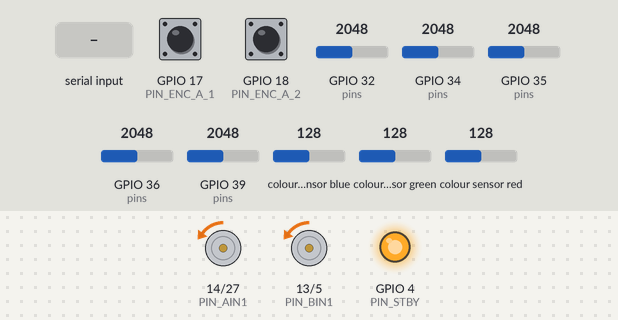
Bench run of a sketch on a simulated ESP32. Shown: motor-driver pin pairs drawn as motors (green arrow = first pin HIGH = forward, orange = second pin HIGH = backward, longer = more drive, scaled by the enable pin, stopped while the standby pin is LOW), output pins drawn as LEDs (lit = HIGH). The test bench sets the inputs (shaded band); at power-on: GPIO 32 (pins) = 2048, GPIO 35 (pins) = 2048, GPIO 34 (pins) = 2048, GPIO 17 (PIN_ENC_A_1) HIGH, GPIO 18 (PIN_ENC_A_2) HIGH, GPIO 36 (pins) = 2048, GPIO 39 (pins) = 2048, colour sensor blue 128, colour sensor green 128, colour sensor red 128 (analog values on the 0–4095 scale). What the sketch prints to the serial monitor is not drawn.

Above: at 1.4 s.
1.5 s: "s\n" received over Serial
3.0 s: "g\n" received over Serial
6.0 s: GPIO 32 (pins) set to 2866
At 8.58 s:
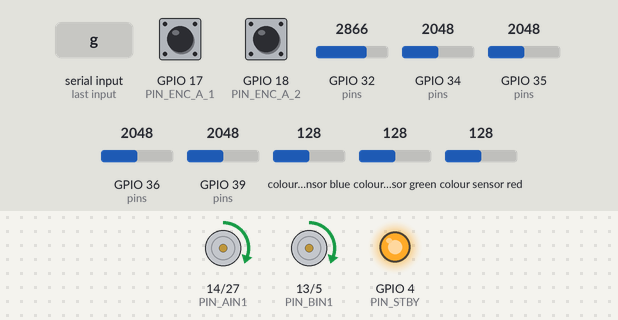
9.0 s: GPIO 32 (pins) set to 360
12.0 s: GPIO 35 (pins) set to 60
At 13.2 s:
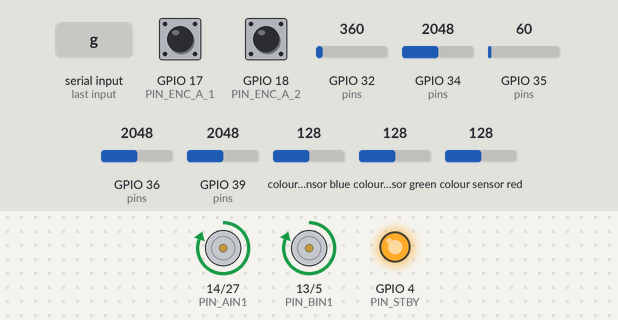
13.5 s: GPIO 34 (pins) set to 122
At 14.6 s:
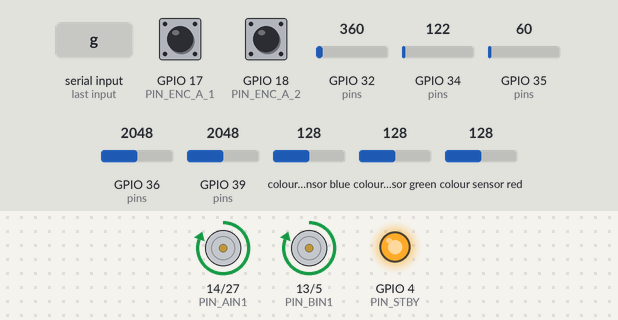
Timing chart, 0 to 16.0 s (numbered marks = the images above; inputs shaded):
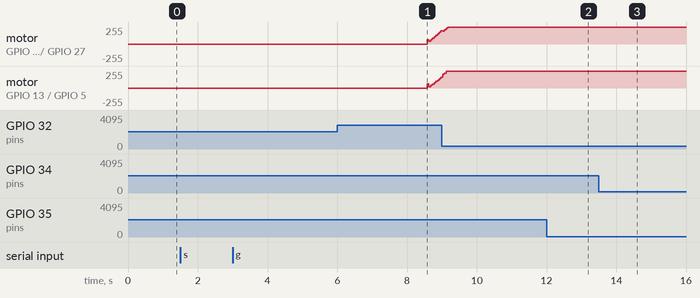

Measured:
- after the input at 3.0 s, every drawn part: stays the same
- after the input at 12.0 s, motor on GPIO 14 (PIN_AIN1) / GPIO 27 (PIN_AIN2): forward 255/255 → forward 253/255 at once, → forward 255/255 0.05 s later
- after the input at 13.5 s, motor on GPIO 14 (PIN_AIN1) / GPIO 27 (PIN_AIN2): forward 255/255 → forward 252/255 at once, → forward 255/255 0.05 s later

The sketch:

final_group_2.ino
```cpp
/*
 * ESP32 ROBOT – FINAL FULL VERSION (UPDATED LOGIC)
 * =================================================
 * - Sequence: SPECIAL CONDITIONS → LINE FOLLOW → SPEED PID → FEEDBACK
 * - Pickup Zone + cargo_type Logic fully rewritten and optimized.
 * Hung - 20/11
 */

#include <Arduino.h>
#include <Wire.h>
#include <Adafruit_TCS34725.h>

// ==========================================================
// 1. HARDWARE
// ==========================================================

// Motor pins
const int PIN_AIN1 = 14, PIN_AIN2 = 27, PIN_PWMA = 25;
const int PIN_BIN1 = 13, PIN_BIN2 = 5, PIN_PWMB = 26;
const int PIN_STBY = 4;

const int PIN_ENC_A_1 = 17, PIN_ENC_B_1 = 16;
const int PIN_ENC_A_2 = 18, PIN_ENC_B_2 = 19;

// Line sensors
const int S1 = 36, S2 = 39, S3 = 34, S4 = 35, S5 = 32;

// Color sensor
Adafruit_TCS34725 tcs(
  TCS34725_INTEGRATIONTIME_50MS,
  TCS34725_GAIN_4X
);

// PWM + Encoder
const int PWM_FREQ = 20000;
const int PWM_RES = 10;
const float PWM_MAX = 1023.0;
const int CPR = 390;
const float DT_MS = 50;

// --- Measured RPM ---
double rpm_meas_1 = 0;
double rpm_meas_2 = 0;

// ==========================================================
// 2. PID PARAMETERS (RESTORED VALUES)
// ==========================================================

// Inner loop (Speed PI)
double Kp_1 = 0.19, Ki_1 = 11.0;
double Kp_2 = 0.20, Ki_2 = 11.0;

double integ_1 = 0, integ_2 = 0;

// Outer loop (Line PID)
double base_rpm = 155.0;

double Kp_line = 5.0;
double Ki_line = 0.75;
double Kd_line = 1.3;

double err_line = 0, last_err_line = 0, integ_line = 0;

// Sensors calibration
int rawMin[5] = {53, 43, 30, 33, 27};
int rawMax[5] = {3200, 2965, 2748, 2684, 2691};

//int rawMin[5] = {28, 35, 34, 43, 44};
//int rawMax[5] = {2600, 2328, 2138, 2753, 2821};

int weight[5]  = {-20, -10, 0, 10, 20};
int norm_sensor[5];

// Color calib
float redCalib[3]  = {47.8, 20.9, 14.9};
float blueCalib[3] = {38.0, 45.6, 38.6};
float unkCalib[3]  = {26.0, 24.0, 16.8};
const float COLOR_THRESHOLD = 150.0;

// Encoder
volatile long encCount1 = 0, encCount2 = 0;
long lastEnc1 = 0, lastEnc2 = 0;

unsigned long lastLoopTime = 0;

// ==========================================================
// 3. STATE MACHINE
// ==========================================================
enum RobotState {
  STATE_STOP,
  STATE_MOVING,
  STATE_LOADING,
  STATE_EXIT_PICKUP,
  STATE_TURN_LEFT,
  STATE_TURN_RIGHT
};

RobotState currentState = STATE_STOP;
unsigned long stateStart = 0;

// ==========================================================
// 4. cargo_type LOGIC VARIABLES
// ==========================================================
bool isHasCargo = false;  // Already scanned?
int cargo_type = 0;           // 0: none, 1: red, 2: blue

String inLine; bool haveLine = false;

// ==========================================================
// HELPERS
// ==========================================================
void IRAM_ATTR encISR1() {
  if (digitalRead(PIN_ENC_B_1)) encCount1++; else encCount1--;
}
void IRAM_ATTR encISR2() {
  if (digitalRead(PIN_ENC_B_2)) encCount2++; else encCount2--;
}

void motorDrive(int pin1, int pin2, int pwmPin, int val) {
  val = constrain(val, -1023, 1023);

  if (val > 0) {
    digitalWrite(pin1, HIGH); digitalWrite(pin2, LOW);
  } else if (val < 0) {
    digitalWrite(pin1, LOW); digitalWrite(pin2, HIGH);
  } else {
    digitalWrite(pin1, LOW); digitalWrite(pin2, LOW);
  }

  ledcWrite(pwmPin, abs(val));
}

void setMotors(int u1, int u2) {
  motorDrive(PIN_AIN1, PIN_AIN2, PIN_PWMA, u1);
  motorDrive(PIN_BIN1, PIN_BIN2, PIN_PWMB, u2);
}

int clampMap(int x, int in_min, int in_max, int out_min, int out_max) {
  if (x <= in_min) return out_min;
  if (x >= in_max) return out_max;
  return (long)(x - in_min) * (out_max - out_min) / (in_max - in_min) + out_min;
}

void readLineSensors() {
  int pins[5] = {S1, S2, S3, S4, S5};
  for (int i = 0; i < 5; i++)
    norm_sensor[i] = clampMap(analogRead(pins[i]), rawMin[i], rawMax[i], 0, 1000);
}

double getLineError() {
  long sumW = 0, sumV = 0;
  for (int i = 0; i < 5; i++) {
    sumW += norm_sensor[i] * weight[i];
    sumV += norm_sensor[i];
  }
  if (sumV < 300) return last_err_line;
  return (double)sumW / sumV;
}

float getDist(float r, float g, float b, float calib[3]) {
  return sqrt(pow(r - calib[0], 2) + pow(g - calib[1], 2) + pow(b - calib[2], 2));
}

int detectColorRaw() {

  uint16_t r, g, b, c;
  tcs.getRawData(&r, &g, &b, &c);

  // Convert to float (giống print_color)
  float fR = r;
  float fG = g;
  float fB = b;

  // Tính khoảng cách
  float dRed  = getDist(fR, fG, fB, redCalib);
  float dBlue = getDist(fR, fG, fB, blueCalib);
  float dUnk  = getDist(fR, fG, fB, unkCalib);

  // Chọn min
  float minDist = dRed;
  int color = 1;   // RED

  if (dBlue < minDist) {
    minDist = dBlue;
    color = 2;     // BLUE
  }
  if (dUnk < minDist) {
    minDist = dUnk;
    color = 0;     // UNKNOWN
  }

  return color;
}


void resetPID() {
  integ_1 = integ_2 = 0;
  integ_line = 0;
  last_err_line = 0;
}

// ==========================================================
// SETUP
// ==========================================================
void setup() {
  Serial.begin(115200);
  delay(200);

  analogReadResolution(12);
  Wire.begin();

  if (!tcs.begin()) {
    Serial.println("Color Sensor FAIL");
    while (1);
  }
  tcs.setInterrupt(false); // Enable sensor

  pinMode(PIN_STBY, OUTPUT);
  digitalWrite(PIN_STBY, HIGH);

  pinMode(PIN_AIN1, OUTPUT); pinMode(PIN_AIN2, OUTPUT);
  pinMode(PIN_BIN1, OUTPUT); pinMode(PIN_BIN2, OUTPUT);

  pinMode(PIN_ENC_A_1, INPUT);
  pinMode(PIN_ENC_B_1, INPUT);
  pinMode(PIN_ENC_A_2, INPUT);
  pinMode(PIN_ENC_B_2, INPUT);

  ledcAttach(PIN_PWMA, PWM_FREQ, PWM_RES);
  ledcAttach(PIN_PWMB, PWM_FREQ, PWM_RES);

  attachInterrupt(digitalPinToInterrupt(PIN_ENC_A_1), encISR1, RISING);
  attachInterrupt(digitalPinToInterrupt(PIN_ENC_A_2), encISR2, RISING);

  Serial.println("Press: g to go  || s to stop");
}

// ==========================================================
// MAIN LOOP
// ==========================================================
void loop() {

  // ============LOOP: 1. START/STATE_STOP=========
  while (Serial.available()) {
    char c = (char)Serial.read();
    if (c == '\n' || c == '\r') {
      if (inLine.length()) haveLine = true;
    } else inLine += c;
  }

  if (haveLine) {
    inLine.trim();
    if (inLine == "g") {currentState = STATE_MOVING; cargo_type = 0; isHasCargo = false;}
    else if (inLine == "s") { currentState = STATE_STOP; setMotors(0,0); }
    haveLine = false;
    inLine = "";
  }

  // ========== LOOP: 2. DATA =========
  unsigned long now = millis();
  if (now - lastLoopTime < DT_MS) return;

  float dt = (now - lastLoopTime) / 1000.0f;
  lastLoopTime = now;

  // Encoder
  long c1 = encCount1, c2 = encCount2;
  long dp1 = c1 - lastEnc1; lastEnc1 = c1;
  long dp2 = c2 - lastEnc2; lastEnc2 = c2;

  double rpm1 = (dp1 / dt) * 60.0 / CPR;
  double rpm2 = (dp2 / dt) * 60.0 / CPR;

  rpm_meas_1 = rpm1;
  rpm_meas_2 = rpm2;

  // Read line sensors
  readLineSensors();

  // Shortcut vars
  int s1 = norm_sensor[0];
  int s2 = norm_sensor[1];
  int s3 = norm_sensor[2];
  int s4 = norm_sensor[3];
  int s5 = norm_sensor[4];

  // =============LOOP: 3. SPECIAL CASE CHECK===========

  bool isPickupZone = ((s2 >= 400 && s3 >= 400 && s4 >= 400));
  bool iscargo_type = (s3 <= 300 && s1 >= 700 && s5 >= 700);
  bool isFinish = (s1<200 && s2<200 && s3<200 && s4<200 && s5<200);

  //A. Check finish
  if (currentState == STATE_MOVING && isFinish) {
       setMotors(-20,-20);
       currentState = STATE_STOP;
       Serial.println("STATE_STOP SHIPPING");
       return;
  }

  //B. Check Pickup Zone
  if (currentState == STATE_MOVING && !isHasCargo && isPickupZone) {
    setMotors(-20,-20);
    resetPID();
    Serial.println("Arrive Pickup_Zone !!!");

    delay(2000);

    Serial.println("START LOADING...");

    currentState = STATE_LOADING;
    stateStart = now;
    return;
  }

  //C. Check Intersection
  if (currentState == STATE_MOVING && iscargo_type) {

    setMotors(0,0);
    resetPID();

    if (!isHasCargo) {
      Serial.println(" HADN'T LOADING → STATE_STOP");
      currentState = STATE_STOP;
      return;
    }

    if (cargo_type == 1) {
      Serial.println("==> RED → LEFT");
      currentState = STATE_TURN_LEFT;
    } else if (cargo_type == 2) {
      Serial.println("==> BLUE → RIGHT");
      currentState = STATE_TURN_RIGHT;
    }

    stateStart = now;
    return;
  }

  // =============LOOP: 4.ROBOT STATE=========
  switch (currentState) {

    //a. STATE_STOP
    case STATE_STOP:
      setMotors(-20,-20);
      break;

    //
    case STATE_LOADING: {
      setMotors(-20, -20);

      static int lastColor = 0;        // màu ở chu kỳ trước
      static unsigned long colorStart = 0;  // thời điểm bắt đầu giữ 1 màu
      static bool waitingMsgShown = false;

      int cargo_color = detectColorRaw();   // 0 = UNKNOWN, 1 = RED, 2 = BLUE

      if (!waitingMsgShown) {
        Serial.println("WAITING FOR LOADING...");
        waitingMsgShown = true;
      }

      // Nếu UNKNOWN → không tính, reset và tiếp tục chờ
      if (cargo_color == 0) {
        lastColor = 0;
        colorStart = 0;
        Serial.println("WAITING FOR LOADING...");
        break;
      }

      // Nếu màu thay đổi → reset timer
      if (cargo_color != lastColor) {
        lastColor = cargo_color;
        colorStart = now;  // bắt đầu đếm lại
        // Debug:
        if (cargo_color == 1) Serial.println("RED → FINISH LOADING IN 3S...");
        if (cargo_color == 2) Serial.println("BLUE → FINISH LOADING IN 3S...");
      }

      // Kiểm tra giữ màu đủ 3s
      if (colorStart > 0 && (now - colorStart >= 3000)) {

        cargo_type = cargo_color;
        isHasCargo = true;

        if (cargo_color == 1) Serial.println("RECEIVED - RED CARGO");
        else if (cargo_color == 2) Serial.println("RECEIVED - BLUE CARGO");

        // Reset biến
        lastColor = 0;
        colorStart = 0;
        waitingMsgShown = false;

        delay(500);
        currentState = STATE_EXIT_PICKUP;
        stateStart = now;
      }

    }
    break;


    // --------------------------------------------------------
    case STATE_EXIT_PICKUP:
      setMotors(250, 250);
      if (now - stateStart >= 400) {
        currentState = STATE_MOVING;
        resetPID();
      }
      break;

    // --------------------------------------------------------
    case STATE_TURN_LEFT:
      setMotors(-250, 250);
      if (now - stateStart >= 100) {
        setMotors(50,50);
        currentState = STATE_MOVING;
        resetPID();
      }
      break;

    // --------------------------------------------------------
    case STATE_TURN_RIGHT:
      setMotors(150, -150);
      if (now - stateStart >= 100) {
        setMotors(50,50);
        currentState = STATE_MOVING;
        resetPID();
      }
      break;

    // --------------------------------------------------------
    case STATE_MOVING: {
      // LINE PID
      err_line = getLineError();

      double P = Kp_line * err_line;
      integ_line += err_line * dt;
      integ_line = constrain(integ_line, -50, 50);
      double I = Ki_line * integ_line;
      double D = Kd_line * (err_line - last_err_line) / dt;
      last_err_line = err_line;

      double steer = P + I + D;

      double set1 = base_rpm + steer;
      double set2 = base_rpm - steer;

      // SPEED PID
      integ_1 += (set1 - rpm_meas_1) * Ki_1 * dt;
      integ_1 = constrain(integ_1, -1023, 1023);
      double u1 = Kp_1*(set1 - rpm_meas_1) + integ_1;

      integ_2 += (set2 - rpm_meas_2) * Ki_2 * dt;
      integ_2 = constrain(integ_2, -1023, 1023);
      double u2 = Kp_2*(set2 - rpm_meas_2) + integ_2;

      setMotors((int)u1, (int)u2);
    }
    break;
  }


  // ================================================================
  // 4. FEEDBACK / DEBUG
  // ================================================================
  static unsigned long lastPrint = 0;
  if (now - lastPrint > 1000) {
    lastPrint = now;

    Serial.print(" | Err: ");   Serial.print(err_line, 2);
    Serial.print(" | STATUS "); Serial.print(currentState);
    Serial.printf("| S:%d %d %d %d %d | inter:%d | rpm:%.0f %.0f\n",
      s1, s2, s3, s4, s5,
      cargo_type,
      rpm_meas_1, rpm_meas_2

    );
  }
}
```
